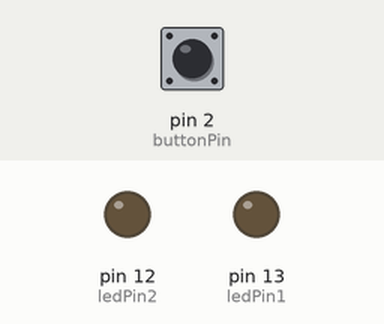
Simulated run of this sketch. Board: Arduino Uno, built with avr-gcc and run on an emulated ATmega328P. Shown: output pins drawn as LEDs (lit = HIGH). The inputs (shaded band) are chosen by the test bench; at power-on: pin 2 (buttonPin) HIGH.

Above: at 1.2 s.
1.3 s: pin 2 (buttonPin) pulled LOW for 0.15 s
At 2.5 s:
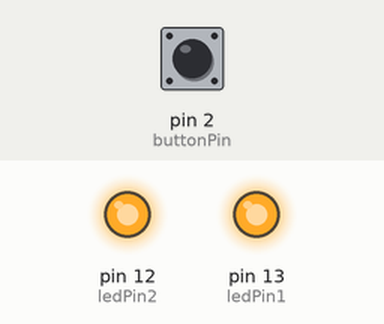
2.9 s: pin 2 (buttonPin) pulled LOW for 1 s
At 3.7 s:
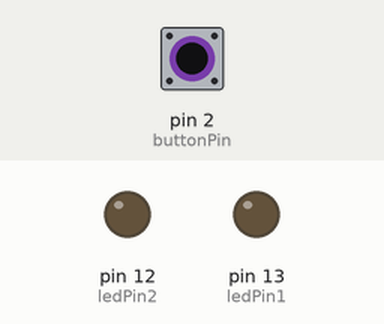
5.4 s: pin 2 (buttonPin) pulled LOW for 3.2 s
At 6.8 s:
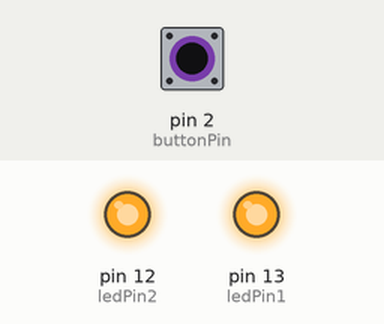
Timing chart, 0 to 8.4 s (numbered marks = the images above; inputs shaded):
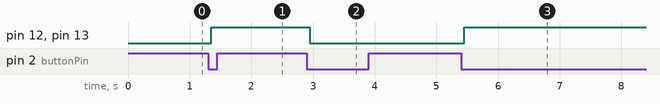

The sketch:

ButtonLED.ino
```cpp
int buttonPin = 2;
int ledPin1 = 13;
int ledPin2 = 12;
bool lampOn = false;

void setup() {
  pinMode(ledPin1, OUTPUT);
  pinMode(ledPin2, OUTPUT);
  pinMode(buttonPin, INPUT_PULLUP);
}

void loop() {
  int buttonState = digitalRead(buttonPin);

  if (buttonState == 0) {
    delay(50);
    if (!lampOn) {
      lampOn = true;
      digitalWrite(ledPin1, 1);
      digitalWrite(ledPin2, 1);
    } else {
      lampOn = false;
      digitalWrite(ledPin1, 0);
      digitalWrite(ledPin2, 0);
    }
    while (digitalRead(buttonPin) == 0) {
    }
  }
}
```

Measured:
- after the input at 1.3 s, pin 12 (ledPin2), pin 13 (ledPin1): LOW → HIGH after 0.05 s
- after the input at 2.9 s, pin 12 (ledPin2), pin 13 (ledPin1): HIGH → LOW after 0.05 s
- after the input at 5.4 s, pin 12 (ledPin2), pin 13 (ledPin1): LOW → HIGH after 0.05 s
